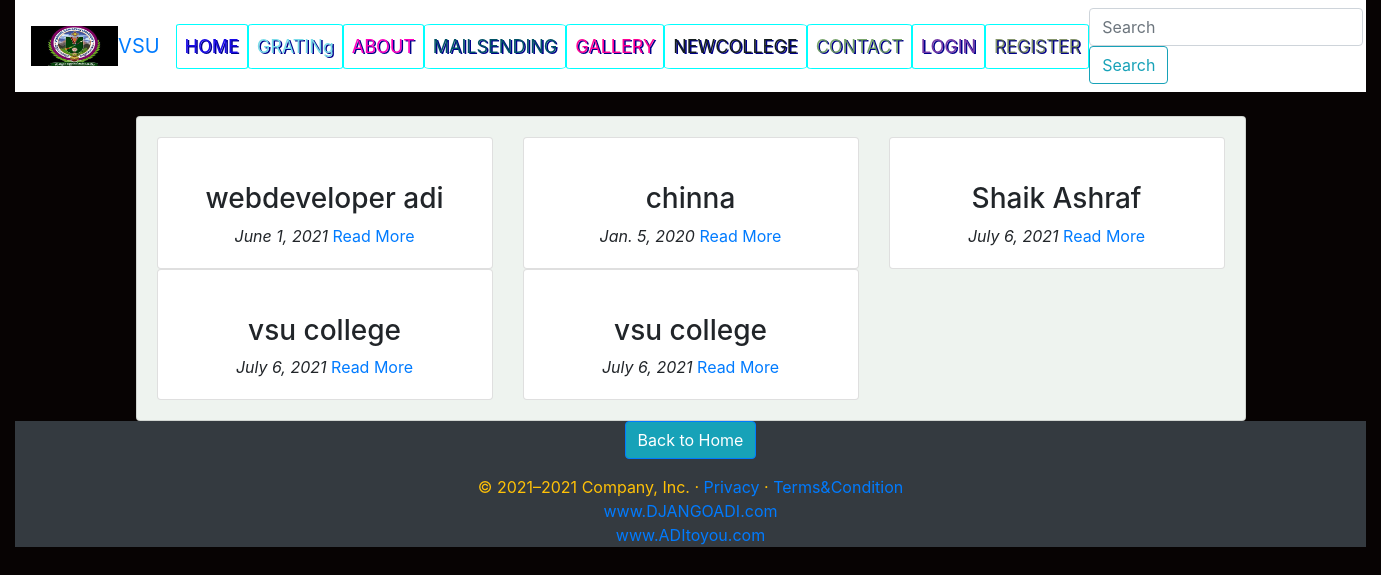
/home/, run on the app's committed database.
### main/models.py (models this page shows, shortened)
class Movie(models.Model):
    name = models.CharField(max_length=300)
    director = models.CharField(max_length=300)
    cast = models.CharField(max_length=800)
    description = models.TextField( max_length=5000)
    release_date = models.DateField()
    averageRating = models.FloatField(default=0)
    image = models.URLField(default=None, null=True)
    class Meta:
        verbose_name_plural = "COLLEGE"

### main/views.py (the view)
# urls.py: 2. Add a URL to urlpatterns:  path('', views.home, name='home')
def home(request):
    query = request.GET.get("title")
    allMovies = None
    if query:
        allMovies = Movie.objects.filter(name__icontains=query)
    else:
        allMovies = Movie.objects.all()  # select * from movie
    context = {
        "movies": allMovies,
    }
    return render(request, 'main/index.html', context)

### main/templates/main/index.html (shortened to what this page needs)
{% extends 'main/base.html' %}
{% load static %}
{% block content %}
<div class="container">
    <br>
    <div class="card" id="backdrop">
        <div class="card-body">
            <div class="row">
                {% for movie in movies %}
                <div class="col-md-4">
                    <div class="card">
                        <div class="card-body">
                            <div class="text-center">
                            <h3 class="text-center">{{ movie.name }}</h3>
                            <i class="text-center">{{ movie.release_date }}</i>
                            <a href="{% url 'main:detail' movie.id %}">Read More</a>
                        </div>
                        </div>
                    </div>
                </div>
                {% endfor %}
            </div>
        </div>
    </div>
</div>
{% endblock %}

### main/static/css/main.css (style rules this page uses)
body { background-color:rgb(7, 3, 3); }
#backdrop { background-color: #eef3ef; }

### data on the page
Movie: name "webdeveloper adi", release_date "June 1, 2021"
Movie: name "chinna", release_date "Jan. 5, 2020"
Movie: name "Shaik Ashraf", release_date "July 6, 2021"
Movie: name "vsu college", release_date "July 6, 2021"
Movie: name "vsu college", release_date "July 6, 2021"
